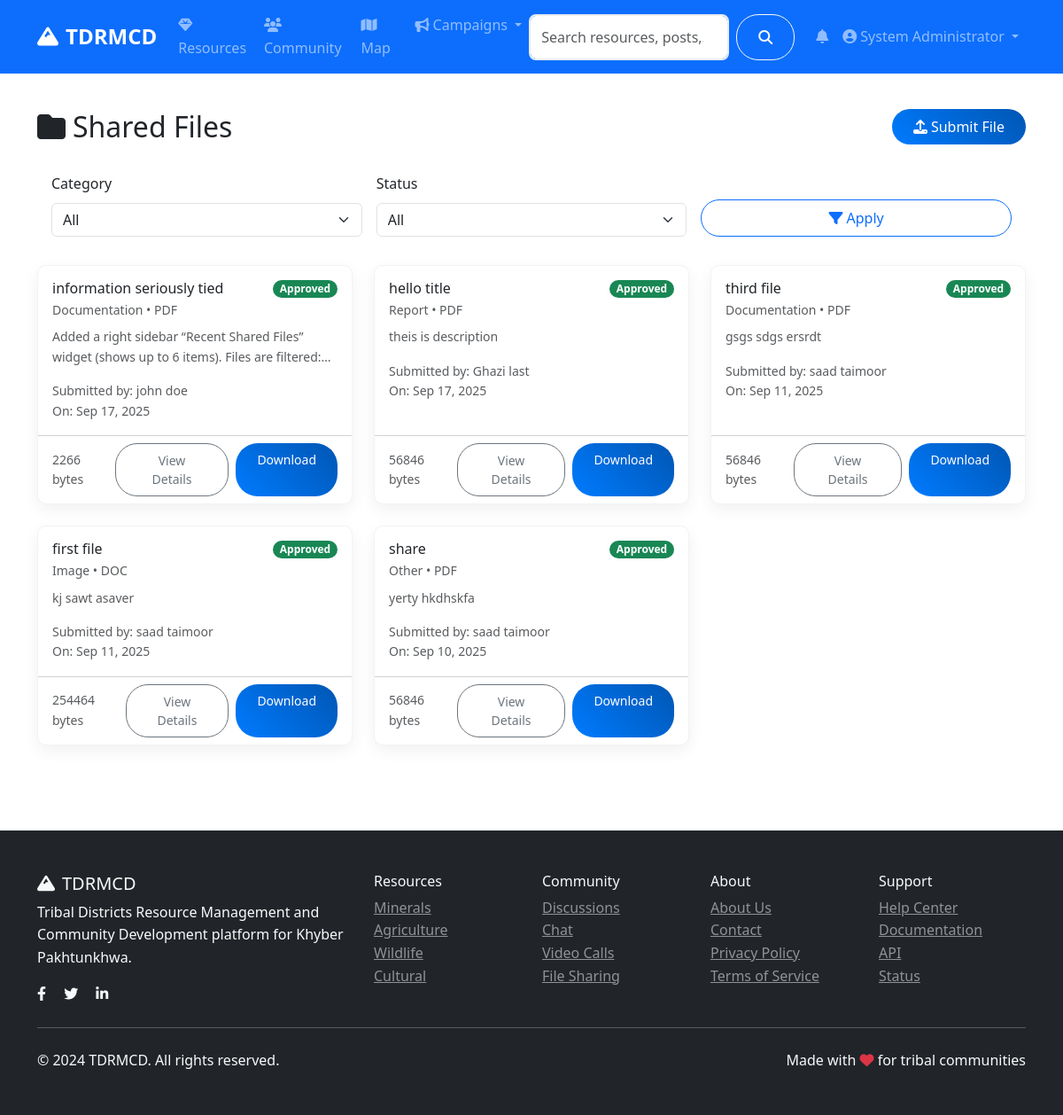
Page /community/files (signed in) on the earlier database version.
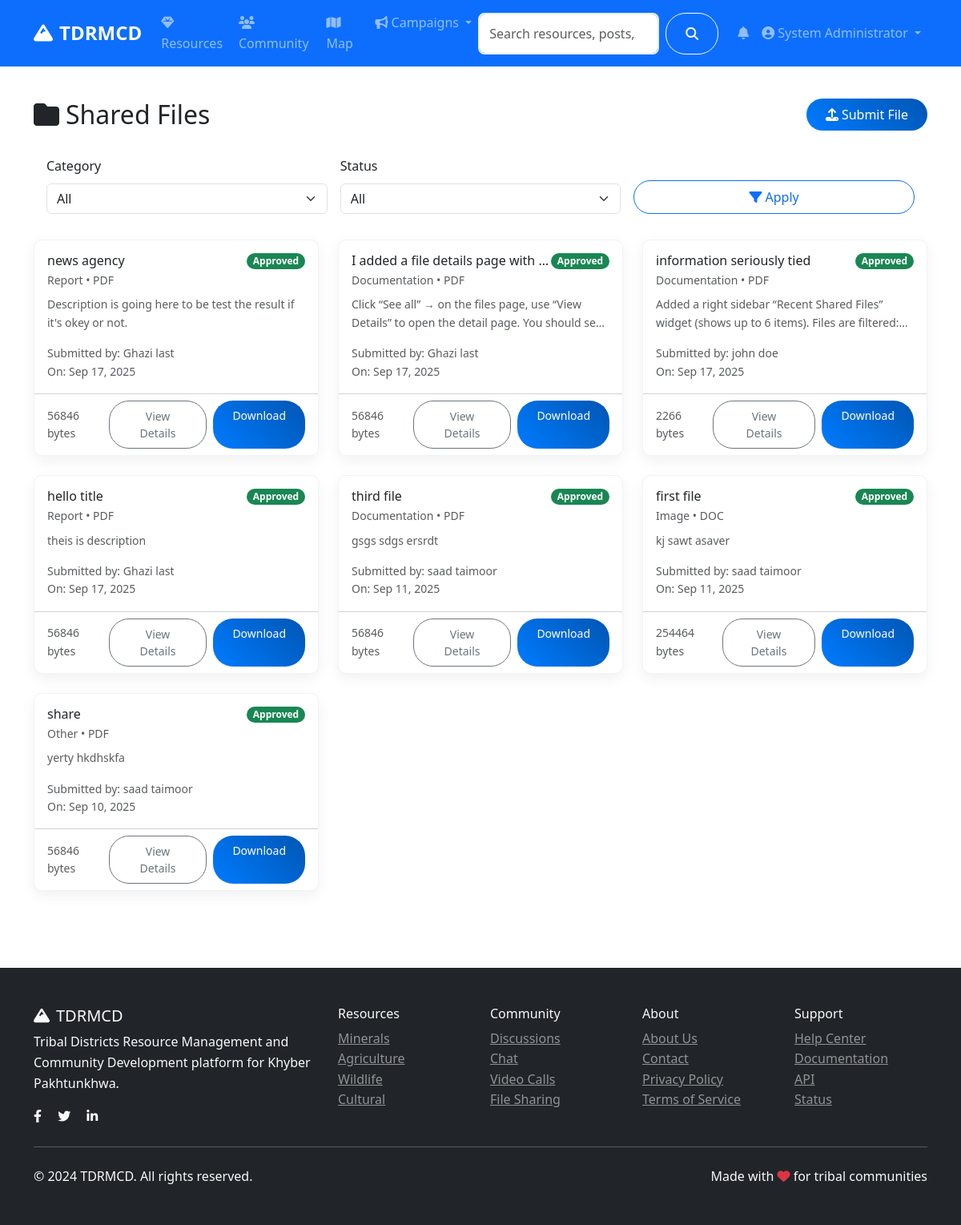
Same page on the later database version.
### models.py (models this page shows, shortened)
class User(UserMixin, db.Model):
    id = db.Column(db.Integer, primary_key=True)
    username = db.Column(db.String(80), unique=True, nullable=False)
    email = db.Column(db.String(120), unique=True, nullable=False)
    password_hash = db.Column(db.String(120), nullable=False)
    first_name = db.Column(db.String(50), nullable=False)
    last_name = db.Column(db.String(50), nullable=False)
    role = db.Column(db.String(20), default='user')  # user, admin, researcher
    location = db.Column(db.String(100))
    bio = db.Column(db.Text)
    avatar = db.Column(db.String(200), default='default.jpg')
    is_active = db.Column(db.Boolean, default=True)
    created_at = db.Column(db.DateTime, default=datetime.utcnow)
    last_seen = db.Column(db.DateTime, default=datetime.utcnow)
    resources = db.relationship('Resource', backref='author', lazy='dynamic')
    posts = db.relationship('CommunityPost', backref='author', lazy='dynamic')
    chat_messages = db.relationship('ChatMessage', backref='sender', lazy='dynamic')
    file_submissions = db.relationship(
        'FileSubmission',
        foreign_keys='FileSubmission.submitter_id',
        backref='submitter',
        lazy='dynamic'
    )
    reviewed_submissions = db.relationship(
        'FileSubmission',
        foreign_keys='FileSubmission.reviewed_by',
        backref='reviewer_user',
        lazy='dynamic'
    )
    notifications = db.relationship('Notification', backref='user', lazy='dynamic')
    def get_full_name(self):
        return f"{self.first_name} {self.last_name}"
    def is_admin(self):
        return self.role == 'admin'

class FileSubmission(db.Model):
    id = db.Column(db.Integer, primary_key=True)
    title = db.Column(db.String(200), nullable=False)
    description = db.Column(db.Text, nullable=False)
    filename = db.Column(db.String(200), nullable=False)
    original_filename = db.Column(db.String(200), nullable=False)
    file_type = db.Column(db.String(50))
    file_size = db.Column(db.Integer)
    reference = db.Column(db.Text, nullable=False)  # Required reference for validation
    category = db.Column(db.String(50), nullable=False)
    status = db.Column(db.String(20), default='pending')  # pending, approved, rejected
    submitter_id = db.Column(db.Integer, db.ForeignKey('user.id'), nullable=False)
    reviewed_by = db.Column(db.Integer, db.ForeignKey('user.id'))
    review_notes = db.Column(db.Text)
    created_at = db.Column(db.DateTime, default=datetime.utcnow)
    reviewed_at = db.Column(db.DateTime)
    reviewer = db.relationship('User', foreign_keys=[reviewed_by])

### routes/community.py (the view)
@community_bp.route('/files')
@login_required
def files():
    page = request.args.get('page', 1, type=int)
    category = request.args.get('category', 'all')
    status = request.args.get('status', 'all')
    query = FileSubmission.query
    if category != 'all':
        query = query.filter_by(category=category)
    if status != 'all':
        query = query.filter_by(status=status)
    if not current_user.is_admin():
        query = query.filter(
            (FileSubmission.status == 'approved') |
            (FileSubmission.submitter_id == current_user.id)
        )
    files = query.order_by(FileSubmission.created_at.desc()).paginate(
        page=page, per_page=10, error_out=False
    )
    categories = ['research', 'report', 'documentation', 'image', 'other']
    return render_template('community/files.html',
                         files=files,
                         categories=categories,
                         current_category=category,
                         current_status=status)

### app.py (called while the page is built)
@login_manager.user_loader
def load_user(user_id):
    return User.query.get(int(user_id))

### templates/community/files.html (shortened to what this page needs)
{% extends "base.html" %}
{% block content %}
<div class="container py-4">
    <div class="d-flex justify-content-between align-items-center mb-3">
        <h2 class="mb-0"><i class="fas fa-folder me-2"></i>Shared Files</h2>
        <a class="btn btn-primary" href="{{ url_for('community.submit_file') }}"><i class="fas fa-upload me-1"></i>Submit File</a>
    </div>
    <div class="card mb-3">
        <div class="card-body">
            <form class="row g-3" method="get" action="{{ url_for('community.files') }}">
                <div class="col-md-4">
                    <label class="form-label">Category</label>
                    <select name="category" class="form-select">
                        <option value="all" {% if current_category == 'all' %}selected{% endif %}>All</option>
                    </select>
                </div>
                <div class="col-md-4">
                    <label class="form-label">Status</label>
                    <select name="status" class="form-select">
                        <option value="all" {% if current_status == 'all' %}selected{% endif %}>All</option>
                    </select>
                </div>
                <div class="col-md-4 d-flex align-items-end">
                    <button class="btn btn-outline-primary w-100" type="submit"><i class="fas fa-filter me-1"></i>Apply</button>
                </div>
            </form>
        </div>
    </div>
    <div class="row">
        {% if files.items %}
            {% for f in files.items %}
            <div class="col-md-6 col-lg-4 mb-4">
                <div class="card h-100 file-card">
                    <div class="card-body">
                        <div class="d-flex justify-content-between align-items-start">
                            <h6 class="mb-1 file-title" title="{{ f.title }}">{{ f.title }}</h6>
                            <span class="badge bg-{{ 'success' if f.status=='approved' else 'warning' if f.status=='pending' else 'danger' }}">{{ f.status.title() }}</span>
                        </div>
                        <div class="small text-muted mb-2">{{ f.category.title() }} • {{ f.file_type|upper }}</div>
                        <p class="text-muted small truncate-2" title="{{ f.description }}">{{ f.description[:160] }}{% if f.description|length > 160 %}...{% endif %}</p>
                        <div class="small text-muted">Submitted by: {{ f.submitter.get_full_name() }}</div>
                        <div class="small text-muted">On: {{ f.created_at.strftime('%b %d, %Y') }}</div>
                    </div>
                    <div class="card-footer bg-transparent d-flex justify-content-between align-items-center">
                        <span class="text-muted small">{{ (f.file_size or 0) | int }} bytes</span>
                        <div class="d-flex gap-2">
                            <a class="btn btn-sm btn-outline-secondary" href="{{ url_for('community.file_detail', file_id=f.id) }}">View Details</a>
                            {% if f.status == 'approved' or (current_user.is_authenticated and f.submitter_id == current_user.id) %}
                            <a class="btn btn-sm btn-primary" href="/uploads/submissions/{{ f.filename }}" download>Download</a>
                            {% else %}
                            <button class="btn btn-sm btn-secondary" disabled>Pending</button>
                            {% endif %}
                        </div>
                    </div>
                </div>
            </div>
            {% endfor %}
        {% endif %}
    </div>
</div>
{% endblock %}

### templates/base.html (shortened to what this page needs)
<!DOCTYPE html>
<html lang="en">
<head>
    <link href="https://cdn.jsdelivr.net/npm/bootstrap@5.3.0/dist/css/bootstrap.min.css" rel="stylesheet">
    <link rel="stylesheet" href="https://cdnjs.cloudflare.com/ajax/libs/font-awesome/6.4.0/css/all.min.css">
    <link rel="stylesheet" href="https://unpkg.com/leaflet@1.9.4/dist/leaflet.css">
    <link rel="stylesheet" href="{{ url_for('static', filename='css/style.css') }}">
</head>
<body>
    <nav class="navbar navbar-expand-lg navbar-dark bg-primary sticky-top">
        <div class="container">
            <a class="navbar-brand fw-bold" href="{{ url_for('main.index') }}">
                <i class="fas fa-mountain me-2"></i>TDRMCD
            </a>
            <div class="collapse navbar-collapse" id="navbarNav">
                <ul class="navbar-nav me-auto">
                    <li class="nav-item">
                        <a class="nav-link" href="{{ url_for('resources.index') }}">
                            <i class="fas fa-gem me-1"></i>Resources
                        </a>
                    </li>
                    <li class="nav-item">
                        <a class="nav-link" href="{{ url_for('community.index') }}">
                            <i class="fas fa-users me-1"></i>Community
                        </a>
                    </li>
                    <li class="nav-item">
                        <a class="nav-link" href="{{ url_for('main.map_view') }}">
                            <i class="fas fa-map me-1"></i>Map
                        </a>
                    </li>
                    <li class="nav-item dropdown">
                        <a class="nav-link dropdown-toggle" href="#" role="button" data-bs-toggle="dropdown">
                            <i class="fas fa-bullhorn me-1"></i>Campaigns
                        </a>
                    </li>
                </ul>
                <form class="d-flex me-3 search-form no-loading" action="{{ url_for('main.search') }}" method="GET" onsubmit="return TDRMCD.validateSearch(event);">
                    <input class="form-control me-2" type="search" name="q" id="navbar-search" placeholder="Search resources, posts, users..." value="{{ request.args.get('q', '') }}">
                    <button class="btn btn-outline-light" type="submit">
                        <i class="fas fa-search"></i>
                    </button>
                </form>
                <ul class="navbar-nav">
                    {% if current_user.is_authenticated %}
                        <li class="nav-item dropdown">
                            <a class="nav-link" href="#" role="button" data-bs-toggle="dropdown" aria-expanded="false">
                                <span class="position-relative">
                                    <i class="fas fa-bell"></i>
                                </span>
                            </a>
                        </li>
                        <li class="nav-item dropdown">
                            <a class="nav-link dropdown-toggle" href="#" role="button" data-bs-toggle="dropdown">
                                <i class="fas fa-user-circle me-1"></i>{{ current_user.get_full_name() }}
                            </a>
                        </li>
                    {% endif %}
                </ul>
            </div>
        </div>
    </nav>
    <main>
        {% block content %}{% endblock %}
    </main>
    <footer class="bg-dark text-light py-5 mt-5">
        <div class="container">
            <div class="row">
                <div class="col-md-4">
                    <h5><i class="fas fa-mountain me-2"></i>TDRMCD</h5>
                    <p>Tribal Districts Resource Management and Community Development platform for Khyber Pakhtunkhwa.</p>
                    <div class="social-links">
                        <a href="#" class="text-light me-3"><i class="fab fa-facebook-f"></i></a>
                        <a href="#" class="text-light me-3"><i class="fab fa-twitter"></i></a>
                        <a href="#" class="text-light me-3"><i class="fab fa-linkedin-in"></i></a>
                    </div>
                </div>
                <div class="col-md-2">
                    <h6>Resources</h6>
                    <ul class="list-unstyled">
                        <li><a href="{{ url_for('resources.by_category', category='minerals') }}" class="text-light-50">Minerals</a></li>
                        <li><a href="{{ url_for('resources.by_category', category='agriculture') }}" class="text-light-50">Agriculture</a></li>
                        <li><a href="{{ url_for('resources.by_category', category='wildlife') }}" class="text-light-50">Wildlife</a></li>
                        <li><a href="{{ url_for('resources.by_category', category='cultural') }}" class="text-light-50">Cultural</a></li>
                    </ul>
                </div>
                <div class="col-md-2">
                    <h6>Community</h6>
                    <ul class="list-unstyled">
                        <li><a href="{{ url_for('community.index') }}" class="text-light-50">Discussions</a></li>
                        <li><a href="{{ url_for('community.chat') }}" class="text-light-50">Chat</a></li>
                        <li><a href="{{ url_for('community.video_calls') }}" class="text-light-50">Video Calls</a></li>
                        <li><a href="{{ url_for('community.files') }}" class="text-light-50">File Sharing</a></li>
                    </ul>
                </div>
                <div class="col-md-2">
                    <h6>About</h6>
                    <ul class="list-unstyled">
                        <li><a href="{{ url_for('main.about') }}" class="text-light-50">About Us</a></li>
                        <li><a href="{{ url_for('main.contact') }}" class="text-light-50">Contact</a></li>
                        <li><a href="#" class="text-light-50">Privacy Policy</a></li>
                        <li><a href="#" class="text-light-50">Terms of Service</a></li>
                    </ul>
                </div>
                <div class="col-md-2">
                    <h6>Support</h6>
                    <ul class="list-unstyled">
                        <li><a href="#" class="text-light-50">Help Center</a></li>
                        <li><a href="#" class="text-light-50">Documentation</a></li>
                        <li><a href="#" class="text-light-50">API</a></li>
                        <li><a href="#" class="text-light-50">Status</a></li>
                    </ul>
                </div>
            </div>
            <hr class="my-4">
            <div class="row align-items-center">
                <div class="col-md-6">
                    <p class="mb-0">&copy; 2024 TDRMCD. All rights reserved.</p>
                </div>
                <div class="col-md-6 text-md-end">
                    <p class="mb-0">Made with <i class="fas fa-heart text-danger"></i> for tribal communities</p>
                </div>
            </div>
        </div>
    </footer>
</body>
</html>

### static/css/style.css (style rules this page uses)
:root { --primary-color: #007bff; --secondary-color: #6c757d; --success-color: #28a745; --info-color: #17a2b8; --warning-color: #ffc107; --danger-color: #dc3545; --light-color: #f8f9fa; --dark-color: #343a40; }
body { font-family: 'Segoe UI', Tahoma, Geneva, Verdana, sans-serif; line-height: 1.6; }
.navbar-brand { font-size: 1.5rem; font-weight: 700; }
.card { border: none; border-radius: 10px; transition: all 0.3s ease; }
.btn { border-radius: 25px; padding: 0.5rem 1.5rem; font-weight: 500; transition: all 0.3s ease; cursor: pointer; }
.btn-primary { background: linear-gradient(45deg, var(--primary-color), #0056b3); border: none; }
.form-control { border-radius: 8px; border: 2px solid #e9ecef; padding: 0.75rem; transition: all 0.3s ease; }
.badge { font-size: 0.75rem; padding: 0.35em 0.65em; border-radius: 15px; }
.text-light-50 { color: rgba(255, 255, 255, 0.5) !important; }
.file-card { box-shadow: 0 6px 18px rgba(0, 0, 0, 0.06); border: 1px solid #f1f3f5; }
.file-card .card-body h6, .file-card .file-title { white-space: nowrap; overflow: hidden; text-overflow: ellipsis; }
.truncate-2 { display: -webkit-box; -webkit-line-clamp: 2; -webkit-box-orient: vertical; overflow: hidden; }

Differences in the rows shown:
added FileSubmission: title "news agency", status "Approved", category "Report", file_type "PDF", description "Description is going here to be test the result if it's okey or not.", submitter.get_full_name "Ghazi last", created_at "Sep 17, 2025", file_size "56846"
added FileSubmission: title "I added a file details page with…", status "Approved", category "Documentation", file_type "PDF", description "Click “See all” → on the files page, use “View Details” to open the detail page. You should…", submitter.get_full_name "Ghazi last", created_at "Sep 17, 2025", file_size "56846"
